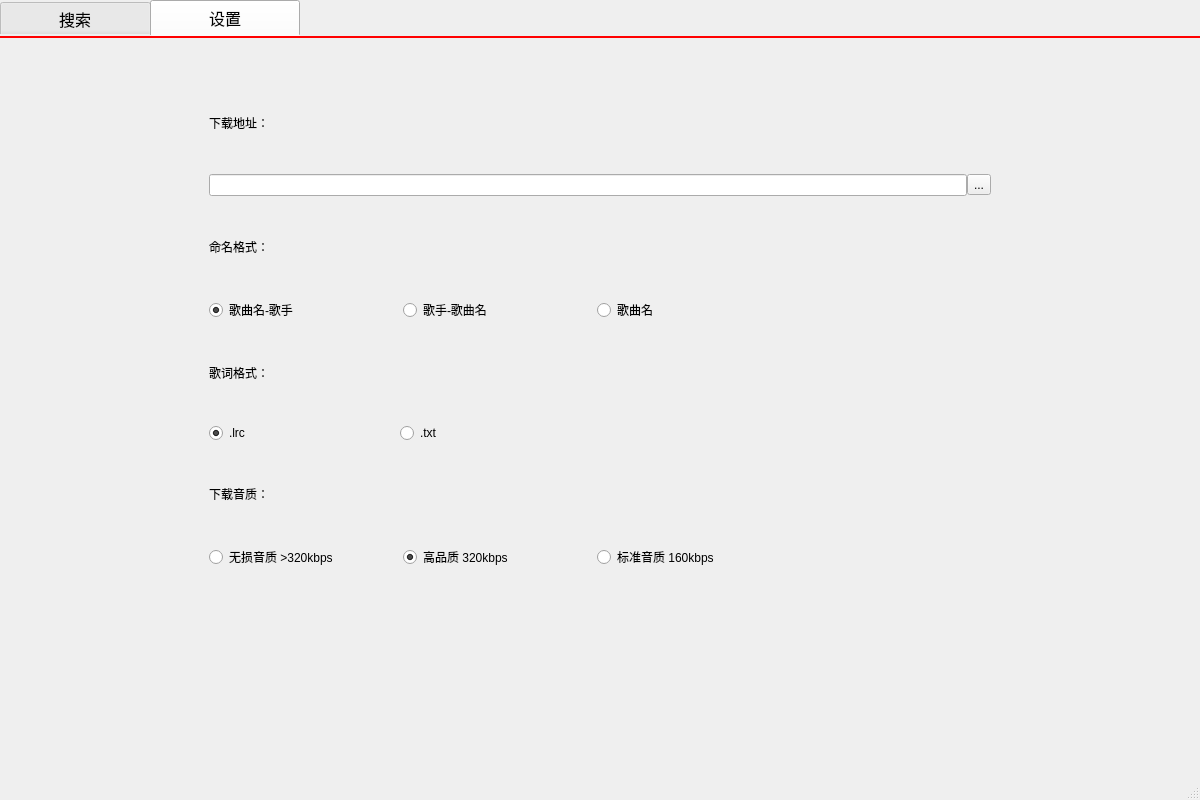
<?xml version="1.0" encoding="UTF-8"?>
<ui version="4.0">
 <class>MainWindow</class>
 <widget class="QMainWindow" name="MainWindow">
  <property name="geometry">
   <rect>
    <x>0</x>
    <y>0</y>
    <width>1200</width>
    <height>800</height>
   </rect>
  </property>
  <property name="sizePolicy">
   <sizepolicy hsizetype="Fixed" vsizetype="Fixed">
    <horstretch>0</horstretch>
    <verstretch>0</verstretch>
   </sizepolicy>
  </property>
  <property name="windowTitle">
   <string>MainWindow</string>
  </property>
  <property name="autoFillBackground">
   <bool>true</bool>
  </property>
  <widget class="QWidget" name="centralwidget">
   <property name="sizePolicy">
    <sizepolicy hsizetype="Expanding" vsizetype="Expanding">
     <horstretch>0</horstretch>
     <verstretch>0</verstretch>
    </sizepolicy>
   </property>
   <property name="autoFillBackground">
    <bool>true</bool>
   </property>
   <layout class="QGridLayout" name="gridLayout_2">
    <property name="leftMargin">
     <number>0</number>
    </property>
    <property name="topMargin">
     <number>0</number>
    </property>
    <property name="rightMargin">
     <number>0</number>
    </property>
    <property name="bottomMargin">
     <number>0</number>
    </property>
    <item row="0" column="0">
     <widget class="QTabWidget" name="tabWidget">
      <property name="sizePolicy">
       <sizepolicy hsizetype="Expanding" vsizetype="Expanding">
        <horstretch>1</horstretch>
        <verstretch>1</verstretch>
       </sizepolicy>
      </property>
      <property name="font">
       <font>
        <family>微软雅黑</family>
        <pointsize>12</pointsize>
       </font>
      </property>
      <property name="styleSheet">
       <string notr="true">QTabBar::tab {
	height: 36px;
	width: 150px;
}

QTabWidget::pane {
	border-color: red;
	border-width: 2px;
	border-top-style: solid;
}
</string>
      </property>
      <property name="tabShape">
       <enum>QTabWidget::Rounded</enum>
      </property>
      <property name="currentIndex">
       <number>1</number>
      </property>
      <widget class="QWidget" name="tab_1">
       <property name="sizePolicy">
        <sizepolicy hsizetype="Expanding" vsizetype="Expanding">
         <horstretch>0</horstretch>
         <verstretch>0</verstretch>
        </sizepolicy>
       </property>
       <property name="font">
        <font>
         <family>微软雅黑</family>
         <pointsize>15</pointsize>
        </font>
       </property>
       <attribute name="title">
        <string>搜索</string>
       </attribute>
       <layout class="QGridLayout" name="gridLayout">
        <property name="leftMargin">
         <number>0</number>
        </property>
        <property name="topMargin">
         <number>5</number>
        </property>
        <property name="rightMargin">
         <number>0</number>
        </property>
        <property name="bottomMargin">
         <number>0</number>
        </property>
        <item row="0" column="0">
         <layout class="QHBoxLayout" name="horizontalLayout">
          <property name="spacing">
           <number>0</number>
          </property>
          <property name="leftMargin">
           <number>10</number>
          </property>
          <property name="rightMargin">
           <number>10</number>
          </property>
          <item>
           <widget class="QComboBox" name="comboBox">
            <property name="sizePolicy">
             <sizepolicy hsizetype="Expanding" vsizetype="Fixed">
              <horstretch>1</horstretch>
              <verstretch>1</verstretch>
             </sizepolicy>
            </property>
            <property name="palette">
             <palette>
              <active>
               <colorrole role="Text">
                <brush brushstyle="SolidPattern">
                 <color alpha="255">
                  <red>255</red>
                  <green>255</green>
                  <blue>255</blue>
                 </color>
                </brush>
               </colorrole>
               <colorrole role="PlaceholderText">
                <brush brushstyle="SolidPattern">
                 <color alpha="128">
                  <red>255</red>
                  <green>255</green>
                  <blue>255</blue>
                 </color>
                </brush>
               </colorrole>
              </active>
              <inactive>
               <colorrole role="Text">
                <brush brushstyle="SolidPattern">
                 <color alpha="255">
                  <red>255</red>
                  <green>255</green>
                  <blue>255</blue>
                 </color>
                </brush>
               </colorrole>
               <colorrole role="PlaceholderText">
                <brush brushstyle="SolidPattern">
                 <color alpha="128">
                  <red>255</red>
                  <green>255</green>
                  <blue>255</blue>
                 </color>
                </brush>
               </colorrole>
              </inactive>
              <disabled>
               <colorrole role="Text">
                <brush brushstyle="SolidPattern">
                 <color alpha="255">
                  <red>120</red>
                  <green>120</green>
                  <blue>120</blue>
                 </color>
                </brush>
               </colorrole>
               <colorrole role="PlaceholderText">
                <brush brushstyle="SolidPattern">
                 <color alpha="128">
                  <red>0</red>
                  <green>0</green>
                  <blue>0</blue>
                 </color>
                </brush>
               </colorrole>
              </disabled>
             </palette>
            </property>
            <property name="font">
             <font>
              <family>微软雅黑</family>
              <pointsize>10</pointsize>
              <stylestrategy>PreferDefault</stylestrategy>
              <kerning>true</kerning>
             </font>
            </property>
            <property name="acceptDrops">
             <bool>true</bool>
            </property>
            <property name="currentText">
             <string>网易云音乐</string>
            </property>
            <item>
             <property name="text">
              <string>网易云音乐</string>
             </property>
            </item>
            <item>
             <property name="text">
              <string>QQ音乐</string>
             </property>
            </item>
            <item>
             <property name="text">
              <string>酷狗音乐</string>
             </property>
            </item>
            <item>
             <property name="text">
              <string>酷我音乐</string>
             </property>
            </item>
            <item>
             <property name="text">
              <string>虾米音乐</string>
             </property>
            </item>
            <item>
             <property name="text">
              <string>咪咕音乐</string>
             </property>
            </item>
           </widget>
          </item>
          <item>
           <widget class="QLineEdit" name="lineEdit">
            <property name="sizePolicy">
             <sizepolicy hsizetype="Expanding" vsizetype="Preferred">
              <horstretch>6</horstretch>
              <verstretch>1</verstretch>
             </sizepolicy>
            </property>
            <property name="palette">
             <palette>
              <active>
               <colorrole role="Text">
                <brush brushstyle="SolidPattern">
                 <color alpha="255">
                  <red>23</red>
                  <green>38</green>
                  <blue>249</blue>
                 </color>
                </brush>
               </colorrole>
               <colorrole role="PlaceholderText">
                <brush brushstyle="SolidPattern">
                 <color alpha="128">
                  <red>23</red>
                  <green>38</green>
                  <blue>249</blue>
                 </color>
                </brush>
               </colorrole>
              </active>
              <inactive>
               <colorrole role="Text">
                <brush brushstyle="SolidPattern">
                 <color alpha="255">
                  <red>23</red>
                  <green>38</green>
                  <blue>249</blue>
                 </color>
                </brush>
               </colorrole>
               <colorrole role="PlaceholderText">
                <brush brushstyle="SolidPattern">
                 <color alpha="128">
                  <red>23</red>
                  <green>38</green>
                  <blue>249</blue>
                 </color>
                </brush>
               </colorrole>
              </inactive>
              <disabled>
               <colorrole role="Text">
                <brush brushstyle="SolidPattern">
                 <color alpha="255">
                  <red>120</red>
                  <green>120</green>
                  <blue>120</blue>
                 </color>
                </brush>
               </colorrole>
               <colorrole role="PlaceholderText">
                <brush brushstyle="SolidPattern">
                 <color alpha="128">
                  <red>0</red>
                  <green>0</green>
                  <blue>0</blue>
                 </color>
                </brush>
               </colorrole>
              </disabled>
             </palette>
            </property>
            <property name="font">
             <font>
              <family>微软雅黑</family>
              <pointsize>12</pointsize>
             </font>
            </property>
            <property name="placeholderText">
             <string>输入歌名</string>
            </property>
           </widget>
          </item>
          <item>
           <widget class="QPushButton" name="pushButton">
            <property name="sizePolicy">
             <sizepolicy hsizetype="Expanding" vsizetype="Preferred">
              <horstretch>1</horstretch>
              <verstretch>1</verstretch>
             </sizepolicy>
            </property>
            <property name="font">
             <font>
              <family>微软雅黑</family>
              <pointsize>12</pointsize>
             </font>
            </property>
            <property name="autoFillBackground">
             <bool>false</bool>
            </property>
            <property name="styleSheet">
             <string notr="true"/>
            </property>
            <property name="text">
             <string/>
            </property>
            <property name="checkable">
             <bool>false</bool>
            </property>
            <property name="autoRepeat">
             <bool>false</bool>
            </property>
            <property name="autoExclusive">
             <bool>false</bool>
            </property>
            <property name="flat">
             <bool>false</bool>
            </property>
           </widget>
          </item>
         </layout>
        </item>
        <item row="1" column="0">
         <widget class="QTableWidget" name="tableWidget">
          <property name="enabled">
           <bool>true</bool>
          </property>
          <property name="mouseTracking">
           <bool>true</bool>
          </property>
          <property name="styleSheet">
           <string notr="true">QScrollBar::handle {		
	border-color: rgb(255, 0, 0);
	selection-color: rgb(255, 0, 0);
	background-color: rgb(255, 0, 0);	
	color: rgb(255, 0, 0);
}</string>
          </property>
          <property name="frameShape">
           <enum>QFrame::NoFrame</enum>
          </property>
          <property name="frameShadow">
           <enum>QFrame::Sunken</enum>
          </property>
          <property name="editTriggers">
           <set>QAbstractItemView::NoEditTriggers</set>
          </property>
          <property name="selectionMode">
           <enum>QAbstractItemView::ExtendedSelection</enum>
          </property>
          <property name="selectionBehavior">
           <enum>QAbstractItemView::SelectRows</enum>
          </property>
          <property name="textElideMode">
           <enum>Qt::ElideMiddle</enum>
          </property>
          <property name="showGrid">
           <bool>false</bool>
          </property>
          <property name="gridStyle">
           <enum>Qt::NoPen</enum>
          </property>
          <property name="sortingEnabled">
           <bool>true</bool>
          </property>
          <property name="rowCount">
           <number>30</number>
          </property>
          <attribute name="horizontalHeaderStretchLastSection">
           <bool>true</bool>
          </attribute>
          <attribute name="verticalHeaderVisible">
           <bool>false</bool>
          </attribute>
          <row>
           <property name="text">
            <string>New Row</string>
           </property>
          </row>
          <row>
           <property name="text">
            <string>New Row</string>
           </property>
          </row>
          <row>
           <property name="text">
            <string>New Row</string>
           </property>
          </row>
          <row>
           <property name="text">
            <string>New Row</string>
           </property>
          </row>
          <row/>
          <row/>
          <row/>
          <row/>
          <row/>
          <row/>
          <row/>
          <row/>
          <row/>
          <row/>
          <row/>
          <row/>
          <row/>
          <row/>
          <row/>
          <row/>
          <row/>
          <row/>
          <row/>
          <row/>
          <row/>
          <row/>
          <row/>
          <row/>
          <row/>
          <row/>
          <column>
           <property name="text">
            <string>New Column</string>
           </property>
          </column>
          <column>
           <property name="text">
            <string>New Column</string>
           </property>
          </column>
          <column>
           <property name="text">
            <string>New Column</string>
           </property>
          </column>
          <column>
           <property name="text">
            <string>New Column</string>
           </property>
          </column>
          <item row="0" column="0">
           <property name="text">
            <string>1</string>
           </property>
           <property name="textAlignment">
            <set>AlignCenter</set>
           </property>
          </item>
          <item row="0" column="1">
           <property name="text">
            <string>1</string>
           </property>
          </item>
          <item row="0" column="2">
           <property name="text">
            <string>1</string>
           </property>
          </item>
          <item row="0" column="3">
           <property name="text">
            <string>1</string>
           </property>
          </item>
          <item row="1" column="0">
           <property name="text">
            <string>1</string>
           </property>
          </item>
          <item row="1" column="1">
           <property name="text">
            <string>1</string>
           </property>
          </item>
          <item row="1" column="2">
           <property name="text">
            <string>1</string>
           </property>
          </item>
          <item row="1" column="3">
           <property name="text">
            <string>1</string>
           </property>
          </item>
          <item row="2" column="0">
           <property name="text">
            <string>1</string>
           </property>
          </item>
          <item row="2" column="1">
           <property name="text">
            <string>1</string>
           </property>
          </item>
          <item row="2" column="2">
           <property name="text">
            <string>1</string>
           </property>
          </item>
          <item row="2" column="3">
           <property name="text">
            <string>1</string>
           </property>
          </item>
          <item row="3" column="0">
           <property name="text">
            <string>1</string>
           </property>
          </item>
          <item row="3" column="1">
           <property name="text">
            <string>1</string>
           </property>
          </item>
          <item row="3" column="2">
           <property name="text">
            <string>1</string>
           </property>
          </item>
          <item row="3" column="3">
           <property name="text">
            <string>1</string>
           </property>
          </item>
         </widget>
        </item>
       </layout>
      </widget>
      <widget class="QWidget" name="tab_2">
       <property name="sizePolicy">
        <sizepolicy hsizetype="Expanding" vsizetype="Expanding">
         <horstretch>0</horstretch>
         <verstretch>0</verstretch>
        </sizepolicy>
       </property>
       <attribute name="title">
        <string>设置</string>
       </attribute>
       <layout class="QGridLayout" name="gridLayout_4">
        <item row="0" column="0">
         <layout class="QVBoxLayout" name="verticalLayout_2">
          <property name="spacing">
           <number>0</number>
          </property>
          <property name="leftMargin">
           <number>200</number>
          </property>
          <property name="topMargin">
           <number>25</number>
          </property>
          <property name="rightMargin">
           <number>200</number>
          </property>
          <property name="bottomMargin">
           <number>200</number>
          </property>
          <item>
           <widget class="QLabel" name="label_1">
            <property name="text">
             <string>下载地址：</string>
            </property>
           </widget>
          </item>
          <item>
           <layout class="QHBoxLayout" name="horizontalLayout_2">
            <item>
             <widget class="QLineEdit" name="lineEdit_2"/>
            </item>
            <item>
             <widget class="QToolButton" name="toolButton">
              <property name="text">
               <string>...</string>
              </property>
             </widget>
            </item>
           </layout>
          </item>
          <item>
           <widget class="QLabel" name="label_2">
            <property name="text">
             <string>命名格式：</string>
            </property>
           </widget>
          </item>
          <item>
           <layout class="QHBoxLayout" name="horizontalLayout_3">
            <item>
             <widget class="QRadioButton" name="radioButton_1">
              <property name="text">
               <string>歌曲名-歌手</string>
              </property>
              <property name="checked">
               <bool>true</bool>
              </property>
              <attribute name="buttonGroup">
               <string notr="true">buttonGroup_1</string>
              </attribute>
             </widget>
            </item>
            <item>
             <widget class="QRadioButton" name="radioButton_2">
              <property name="text">
               <string>歌手-歌曲名</string>
              </property>
              <attribute name="buttonGroup">
               <string notr="true">buttonGroup_1</string>
              </attribute>
             </widget>
            </item>
            <item>
             <widget class="QRadioButton" name="radioButton_3">
              <property name="text">
               <string>歌曲名</string>
              </property>
              <attribute name="buttonGroup">
               <string notr="true">buttonGroup_1</string>
              </attribute>
             </widget>
            </item>
            <item>
             <spacer name="horizontalSpacer">
              <property name="orientation">
               <enum>Qt::Horizontal</enum>
              </property>
              <property name="sizeType">
               <enum>QSizePolicy::Fixed</enum>
              </property>
              <property name="sizeHint" stdset="0">
               <size>
                <width>200</width>
                <height>20</height>
               </size>
              </property>
             </spacer>
            </item>
           </layout>
          </item>
          <item>
           <widget class="QLabel" name="label_3">
            <property name="text">
             <string>歌词格式：</string>
            </property>
           </widget>
          </item>
          <item>
           <layout class="QHBoxLayout" name="horizontalLayout_4">
            <item>
             <widget class="QRadioButton" name="radioButton_4">
              <property name="text">
               <string>.lrc</string>
              </property>
              <property name="checked">
               <bool>true</bool>
              </property>
              <attribute name="buttonGroup">
               <string notr="true">buttonGroup_2</string>
              </attribute>
             </widget>
            </item>
            <item>
             <widget class="QRadioButton" name="radioButton_5">
              <property name="text">
               <string>.txt</string>
              </property>
              <attribute name="buttonGroup">
               <string notr="true">buttonGroup_2</string>
              </attribute>
             </widget>
            </item>
            <item>
             <spacer name="horizontalSpacer_2">
              <property name="orientation">
               <enum>Qt::Horizontal</enum>
              </property>
              <property name="sizeType">
               <enum>QSizePolicy::Fixed</enum>
              </property>
              <property name="sizeHint" stdset="0">
               <size>
                <width>400</width>
                <height>20</height>
               </size>
              </property>
             </spacer>
            </item>
           </layout>
          </item>
          <item>
           <widget class="QLabel" name="label_4">
            <property name="text">
             <string>下载音质：</string>
            </property>
           </widget>
          </item>
          <item>
           <layout class="QHBoxLayout" name="horizontalLayout_5">
            <item>
             <widget class="QRadioButton" name="radioButton_6">
              <property name="text">
               <string>无损音质 &gt;320kbps</string>
              </property>
              <attribute name="buttonGroup">
               <string notr="true">buttonGroup_3</string>
              </attribute>
             </widget>
            </item>
            <item>
             <widget class="QRadioButton" name="radioButton_7">
              <property name="text">
               <string>高品质 320kbps</string>
              </property>
              <property name="checked">
               <bool>true</bool>
              </property>
              <attribute name="buttonGroup">
               <string notr="true">buttonGroup_3</string>
              </attribute>
             </widget>
            </item>
            <item>
             <widget class="QRadioButton" name="radioButton">
              <property name="text">
               <string>标准音质 160kbps</string>
              </property>
             </widget>
            </item>
            <item>
             <spacer name="horizontalSpacer_3">
              <property name="orientation">
               <enum>Qt::Horizontal</enum>
              </property>
              <property name="sizeType">
               <enum>QSizePolicy::Fixed</enum>
              </property>
              <property name="sizeHint" stdset="0">
               <size>
                <width>200</width>
                <height>20</height>
               </size>
              </property>
             </spacer>
            </item>
           </layout>
          </item>
         </layout>
        </item>
       </layout>
      </widget>
     </widget>
    </item>
   </layout>
  </widget>
  <widget class="QStatusBar" name="statusbar"/>
 </widget>
 <resources/>
 <connections/>
 <buttongroups>
  <buttongroup name="buttonGroup_1"/>
  <buttongroup name="buttonGroup_3"/>
  <buttongroup name="buttonGroup_2"/>
 </buttongroups>
</ui>
